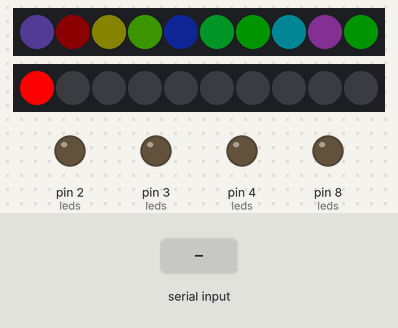
Simulated run of this sketch. Board: Arduino Mega 2560, built with avr-gcc and run on an emulated ATmega2560. Shown: 2 × 10 RGB LEDs in strip order, left to right, output pins drawn as LEDs (lit = HIGH). The test bench sets the inputs (shaded band). Dim RGB values are drawn brighter than linear; random numbers use the default seed unless the sketch sets one.

Above: at 1.2 s.
1.3 s: "C" received over the second serial link
At 1.66 s:
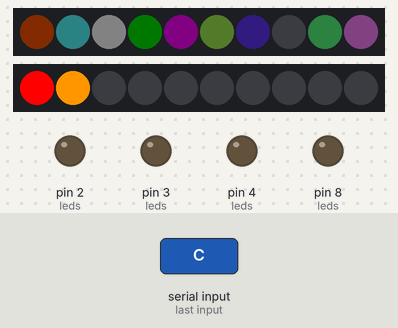
3.9 s: "D" received over the second serial link
At 4.06 s:
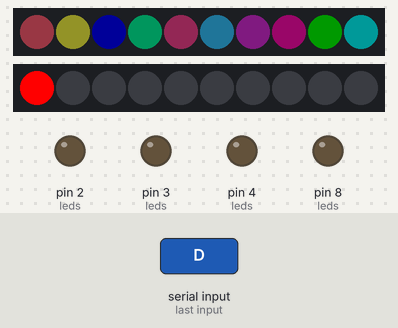
6.3 s: "C" received over the second serial link
At 6.48 s:
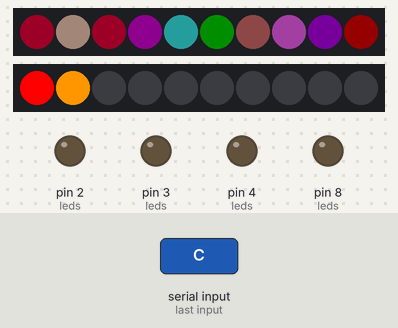
8.7 s: "D" received over the second serial link
At 8.89 s:
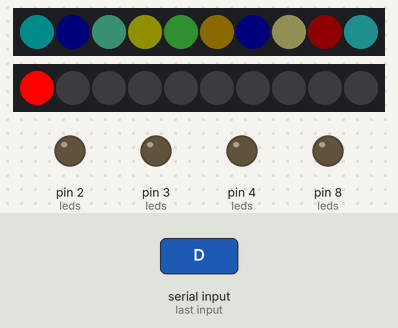
11.1 s: "C" received over the second serial link
At 11.31 s:
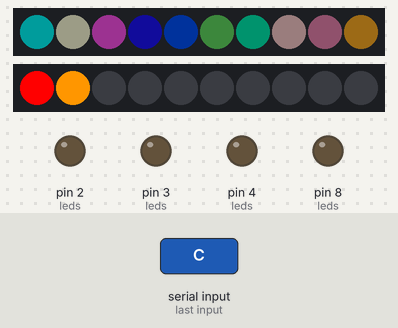
13.5 s: "D" received over the second serial link
At 13.71 s:
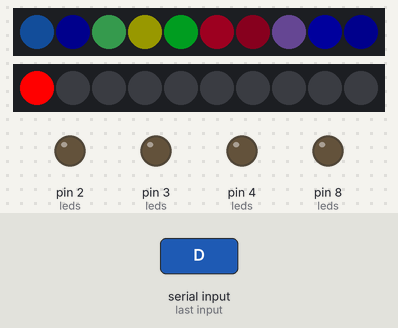
Timing chart, 0 to 16.5 s (numbered marks = the images above; inputs shaded):
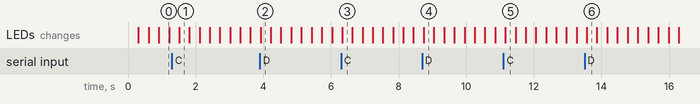

The sketch:

LoudSensor_Stick_Bar.ino
```cpp
// Led stick
#include "Adafruit_NeoPixel.h"
#ifdef __AVR__
#include <avr/power.h>
#endif

// Led Bar
#include <Grove_LED_Bar.h>

// Led stick
#define PIN_LED_STICK 5
#define NUMPIXELS 10

Adafruit_NeoPixel led_stick = Adafruit_NeoPixel(NUMPIXELS, PIN_LED_STICK, NEO_GRB + NEO_KHZ800);

// Led Bar
Grove_LED_Bar led_bar(7, 6, 0); // Clock pin, Data pin, Orientation
int led_bar_value = 1;

// Led
#define LED_RED 2
#define LED_GREEN 3
#define LED_BLUE 4
#define LED_WHITE 8

int leds[] = {LED_RED, LED_GREEN, LED_BLUE, LED_WHITE};
int led_length = sizeof(leds) / sizeof(leds[0]);

void setup()
{

// Led Stick
#if defined(__AVR_ATtiny85__)
  if (F_CPU == 16000000)
    clock_prescale_set(clock_div_1);
#endif
  Serial2.begin(38400); // Communication with Phone

  // Led Stick
  led_stick.begin();

  // Led Bar
  led_bar.begin();

  // Led
  for (int i = 0; i < led_length; i++)
  {
    pinMode(leds[i], OUTPUT);
  }
}

void loop()
{
  // Get Phone commands
  if (Serial2.available())
  {
    char command = Serial2.read(); // Get Phone commands
    handleCommand(command);       // Handle Phone commands
  }

  // Set the LED bar based on the loudness
  led_bar.setBits((1 << led_bar_value) - 1);

  // Led Stick
  // Set the color based on the current iteration
  int red = random(256);
  int green = random(256);
  int blue = random(256);
  // Set the brightness based on the loudness
  led_stick.setBrightness(random(5, 5 + (25 * led_bar_value)));
  // Set the color based on random values
  led_stick.setPixelColor(random(NUMPIXELS), led_stick.Color(red, green, blue));
  led_stick.show();
}

// Function to handle commands received on Phone
void handleCommand(char command)
{
  switch (command)
  {
  case 'B':
    // Turn off all leds
    for (int i = 0; i < led_length; i++)
    {
      digitalWrite(leds[i], LOW);
    }
    break;
  case 'A':
    // Turn on all leds
    for (int i = 0; i < led_length; i++)
    {
      digitalWrite(leds[i], HIGH);
    }
    break;
  case 'C':
    // Increase light level
    if (led_bar_value < 10) // 10 is the maximum
    {
      led_bar_value = led_bar_value + 1;
      level();
    }
    else // Maximum reached
    {
      Serial2.write("4"); // Send 4 to master
    }
    break;
  case 'D':
    // Decrease light level
    if (led_bar_value > 0) // 0 is the minimum
    {
      led_bar_value = led_bar_value - 1;
      level();
    }
    else // Minimum reached
    {
      Serial2.write("0"); // Send 0 to master
    }
    break;
  }
}

void level()
{
  if (led_bar_value < 3)
  {
    Serial2.write("1"); // Send 1 to master
  }
  else if (led_bar_value < 6)
  {
    Serial2.write("2"); // Send 2 to master
  }
  else
  {
    Serial2.write("3"); // Send 3 to master
  }
}
```
